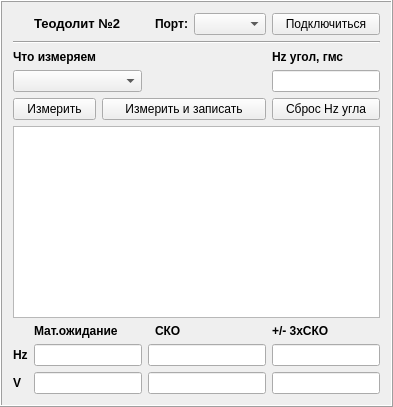
     <widget class="QFrame" name="frame_3">
      <property name="frameShape">
       <enum>QFrame::Box</enum>
      </property>
      <property name="frameShadow">
       <enum>QFrame::Raised</enum>
      </property>
      <layout class="QGridLayout" name="gridLayout_3">
       <item row="3" column="0" colspan="8">
        <widget class="Line" name="line_2">
         <property name="orientation">
          <enum>Qt::Horizontal</enum>
         </property>
        </widget>
       </item>
       <item row="11" column="0">
        <widget class="QLabel" name="label_18">
         <property name="sizePolicy">
          <sizepolicy hsizetype="Fixed" vsizetype="Fixed">
           <horstretch>0</horstretch>
           <verstretch>0</verstretch>
          </sizepolicy>
         </property>
         <property name="font">
          <font>
           <weight>75</weight>
           <bold>true</bold>
          </font>
         </property>
         <property name="text">
          <string>V</string>
         </property>
        </widget>
       </item>
       <item row="4" column="0" colspan="2">
        <widget class="QLabel" name="label_20">
         <property name="sizePolicy">
          <sizepolicy hsizetype="Preferred" vsizetype="Fixed">
           <horstretch>0</horstretch>
           <verstretch>0</verstretch>
          </sizepolicy>
         </property>
         <property name="font">
          <font>
           <weight>75</weight>
           <bold>true</bold>
          </font>
         </property>
         <property name="text">
          <string>Что измеряем</string>
         </property>
        </widget>
       </item>
       <item row="7" column="0" colspan="2">
        <widget class="QPushButton" name="mesButton_2">
         <property name="text">
          <string>Измерить</string>
         </property>
        </widget>
       </item>
       <item row="0" column="5" colspan="2" alignment="Qt::AlignRight">
        <widget class="QComboBox" name="comPortComboBox_2">
         <property name="sizePolicy">
          <sizepolicy hsizetype="Fixed" vsizetype="Fixed">
           <horstretch>0</horstretch>
           <verstretch>0</verstretch>
          </sizepolicy>
         </property>
        </widget>
       </item>
       <item row="0" column="7">
        <widget class="QPushButton" name="ConnectButton_2">
         <property name="toolTip">
          <string>&lt;html&gt;&lt;head/&gt;&lt;body&gt;&lt;p&gt;&lt;span style=&quot; color:#000000;&quot;&gt;Пин-код Bluetooth: 0000. Пароль теодолита: 571  &lt;/span&gt;&lt;/p&gt;&lt;/body&gt;&lt;/html&gt;</string>
         </property>
         <property name="text">
          <string>Подключиться</string>
         </property>
        </widget>
       </item>
       <item row="6" column="0" colspan="3">
        <widget class="QComboBox" name="ReportComboBox_2"/>
       </item>
       <item row="7" column="2" colspan="5">
        <widget class="QPushButton" name="mesAndSaveButton_2">
         <property name="text">
          <string>Измерить и записать</string>
         </property>
        </widget>
       </item>
       <item row="11" column="7">
        <widget class="QLineEdit" name="SKO3xVLineEdit_2">
         <property name="readOnly">
          <bool>true</bool>
         </property>
        </widget>
       </item>
       <item row="9" column="1" colspan="2">
        <widget class="QLabel" name="label_16">
         <property name="sizePolicy">
          <sizepolicy hsizetype="Preferred" vsizetype="Fixed">
           <horstretch>0</horstretch>
           <verstretch>0</verstretch>
          </sizepolicy>
         </property>
         <property name="font">
          <font>
           <weight>75</weight>
           <bold>true</bold>
          </font>
         </property>
         <property name="text">
          <string>Мат.ожидание</string>
         </property>
        </widget>
       </item>
       <item row="8" column="0" colspan="8">
        <widget class="QTextEdit" name="textEdit_2">
         <property name="readOnly">
          <bool>true</bool>
         </property>
        </widget>
       </item>
       <item row="0" column="1" colspan="2">
        <widget class="QLabel" name="label_19">
         <property name="sizePolicy">
          <sizepolicy hsizetype="Preferred" vsizetype="Fixed">
           <horstretch>0</horstretch>
           <verstretch>0</verstretch>
          </sizepolicy>
         </property>
         <property name="font">
          <font>
           <pointsize>10</pointsize>
           <weight>75</weight>
           <bold>true</bold>
          </font>
         </property>
         <property name="text">
          <string>Теодолит №2</string>
         </property>
        </widget>
       </item>
       <item row="10" column="0">
        <widget class="QLabel" name="label_17">
         <property name="sizePolicy">
          <sizepolicy hsizetype="Fixed" vsizetype="Fixed">
           <horstretch>0</horstretch>
           <verstretch>0</verstretch>
          </sizepolicy>
         </property>
         <property name="font">
          <font>
           <weight>75</weight>
           <bold>true</bold>
          </font>
         </property>
         <property name="text">
          <string>Hz</string>
         </property>
        </widget>
       </item>
       <item row="9" column="4">
        <widget class="QLabel" name="label_3">
         <property name="sizePolicy">
          <sizepolicy hsizetype="Preferred" vsizetype="Fixed">
           <horstretch>0</horstretch>
           <verstretch>0</verstretch>
          </sizepolicy>
         </property>
         <property name="font">
          <font>
           <weight>75</weight>
           <bold>true</bold>
          </font>
         </property>
         <property name="text">
          <string>СКО</string>
         </property>
        </widget>
       </item>
       <item row="7" column="7">
        <widget class="QPushButton" name="resetHzPushButton_2">
         <property name="text">
          <string>Сброс Hz угла</string>
         </property>
        </widget>
       </item>
       <item row="9" column="7">
        <widget class="QLabel" name="label_15">
         <property name="sizePolicy">
          <sizepolicy hsizetype="Preferred" vsizetype="Fixed">
           <horstretch>0</horstretch>
           <verstretch>0</verstretch>
          </sizepolicy>
         </property>
         <property name="font">
          <font>
           <weight>75</weight>
           <bold>true</bold>
          </font>
         </property>
         <property name="text">
          <string>+/- 3xСКО</string>
         </property>
        </widget>
       </item>
       <item row="6" column="6" colspan="2" alignment="Qt::AlignRight">
        <widget class="QLineEdit" name="HzAngleValueLineEdit_2">
         <property name="sizePolicy">
          <sizepolicy hsizetype="Fixed" vsizetype="Fixed">
           <horstretch>0</horstretch>
           <verstretch>0</verstretch>
          </sizepolicy>
         </property>
         <property name="toolTip">
          <string>&lt;html&gt;&lt;head/&gt;&lt;body&gt;&lt;p&gt;&lt;span style=&quot; color:#000000;&quot;&gt;Вводите через пробел, например: 000 00 00.&lt;/span&gt;&lt;/p&gt;&lt;/body&gt;&lt;/html&gt;</string>
         </property>
        </widget>
       </item>
       <item row="10" column="7">
        <widget class="QLineEdit" name="SKO3xHzLineEdit_2">
         <property name="readOnly">
          <bool>true</bool>
         </property>
        </widget>
       </item>
       <item row="4" column="7">
        <widget class="QLabel" name="label_21">
         <property name="sizePolicy">
          <sizepolicy hsizetype="Fixed" vsizetype="Fixed">
           <horstretch>0</horstretch>
           <verstretch>0</verstretch>
          </sizepolicy>
         </property>
         <property name="font">
          <font>
           <weight>75</weight>
           <bold>true</bold>
          </font>
         </property>
         <property name="text">
          <string>Hz угол, гмс</string>
         </property>
        </widget>
       </item>
       <item row="0" column="4">
        <widget class="QLabel" name="label_23">
         <property name="sizePolicy">
          <sizepolicy hsizetype="Preferred" vsizetype="Preferred">
           <horstretch>0</horstretch>
           <verstretch>0</verstretch>
          </sizepolicy>
         </property>
         <property name="font">
          <font>
           <weight>75</weight>
           <bold>true</bold>
          </font>
         </property>
         <property name="text">
          <string>Порт:</string>
         </property>
        </widget>
       </item>
       <item row="10" column="1" colspan="2">
        <widget class="QLineEdit" name="meanHzLineEdit_2">
         <property name="readOnly">
          <bool>true</bool>
         </property>
        </widget>
       </item>
       <item row="11" column="1" colspan="2">
        <widget class="QLineEdit" name="meanVLineEdit_2">
         <property name="readOnly">
          <bool>true</bool>
         </property>
        </widget>
       </item>
       <item row="10" column="3" colspan="4">
        <widget class="QLineEdit" name="SKOHzLineEdit_2">
         <property name="sizePolicy">
          <sizepolicy hsizetype="Expanding" vsizetype="Fixed">
           <horstretch>0</horstretch>
           <verstretch>0</verstretch>
          </sizepolicy>
         </property>
         <property name="readOnly">
          <bool>true</bool>
         </property>
        </widget>
       </item>
       <item row="11" column="3" colspan="4">
        <widget class="QLineEdit" name="SKOVLineEdit_2">
         <property name="readOnly">
          <bool>true</bool>
         </property>
        </widget>
       </item>
      </layout>
     </widget>
